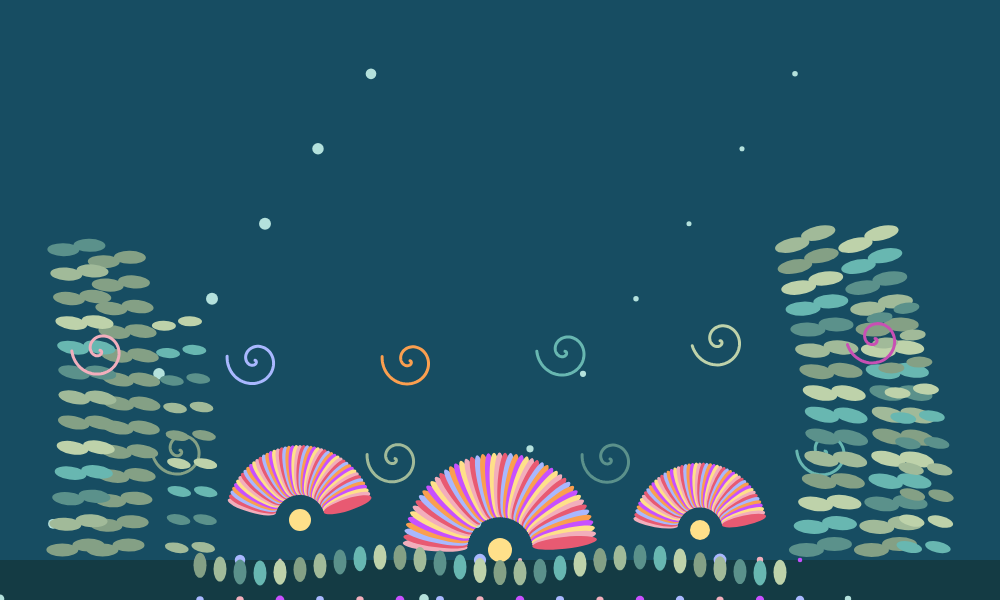
Frame 1 (no input)
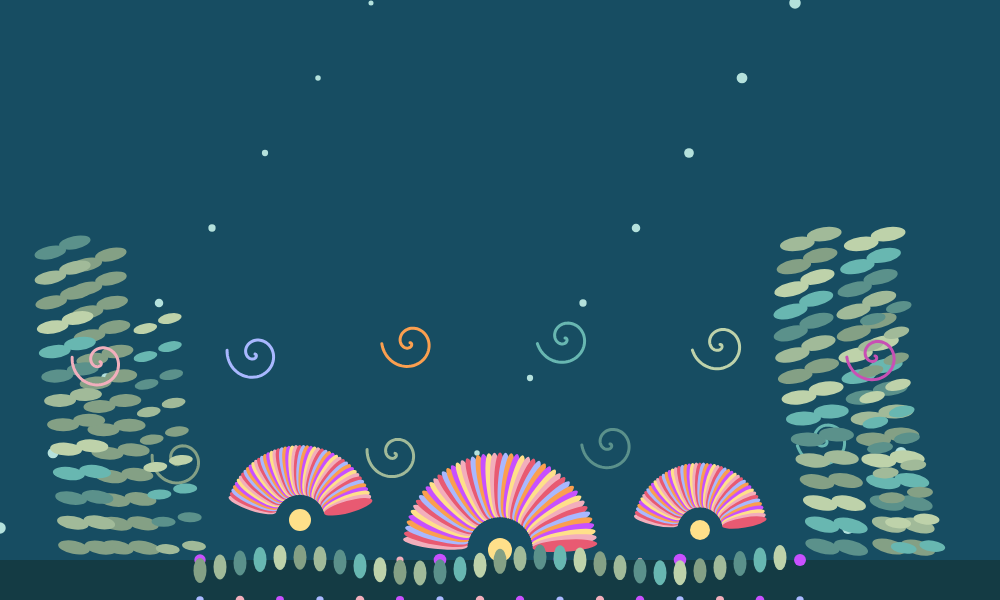
Frame 60 (no input)
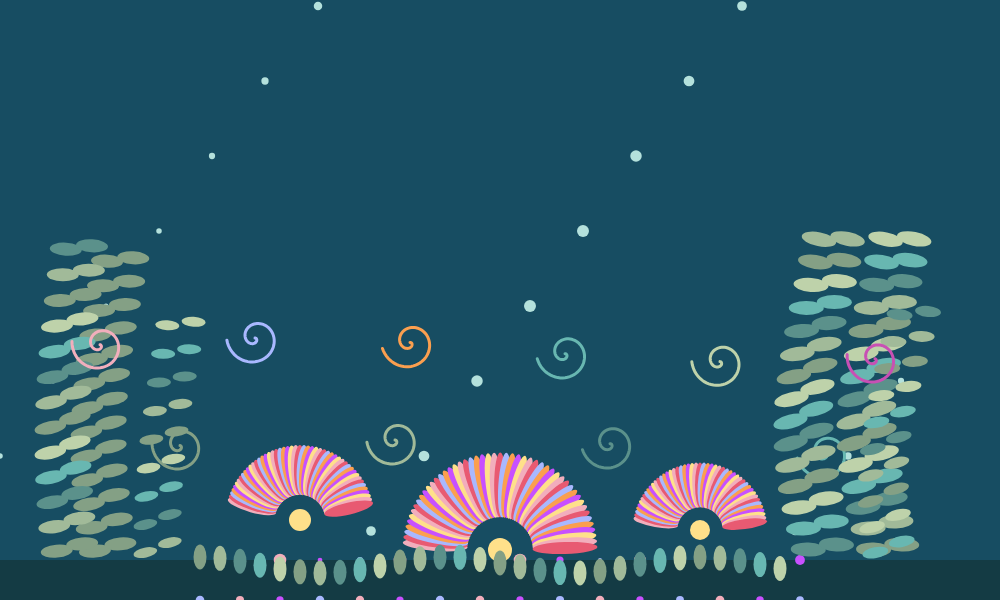
Frame 120 (the mouse pressed at the canvas centre since frame 60)

The p5.js sketch that drew these frames (run headless with seeded random() and noise() and a simulated clock; from frame 60 on, the mouse is pressed at the canvas centre):

// p5.js sketch
// ── sketch.js

/*
 * DM3008 Generative Art
 * Underwater Garden
 * Inspired by Week 4 - Waves & Distribution
 */

var spacing = 40;
var elements = 50;
var canvasFormat;

function centreCanvas() {
  var x = (windowWidth - width) / 2;
  var y = (windowHeight - height) / 2;
  canvasFormat.position(x, y);
}

function setup() {
  canvasFormat = createCanvas(1000, 600);
  centreCanvas();
  rectMode(CENTER);
  colorMode(RGB);
  noStroke();
}

function draw() {
  background(23, 77, 98);

  // COLOUR PALETTES

  var seaColors = [
    color(132, 160, 133),
    color(161, 186, 153),
    color(91, 145, 139),
    color(104, 183, 177),
    color(190, 210, 170)
  ];

  var coralColors = [
    color(242, 174, 188),
    color(232, 90, 114),
    color(169, 184, 255),
    color(251, 159, 79),
    color(200, 80, 255),
    color(255, 224, 138)
  ];


  // SEA FLOOR

  fill(20, 59, 68);
  rect(width / 2, 580, width, 40);

  // BUBBLES

  fill(180, 225, 220);

  for (var i = 0; i < 18; i++) {
    var bx = (i * 53) % width;
    var by = height - ((frameCount * 1.2 + i * 75) % height);

    var bubbleSize = map(
      sin(radians(frameCount * 2 + i * 20)),
      -1, 1, 5, 12
    );

    circle(bx, by, bubbleSize);

  }
  
// ART NOUVEAU SPIRAL ALGAE

  for (var i = 0; i < 4; i++) {

    var spiralX = 180 + i * 215;
    var spiralY = 450 + sin(frameCount * 0.03 + i) * 10;

    stroke(seaColors[i % seaColors.length]);
    strokeWeight(3);
    noFill();

    push();

    translate(spiralX, spiralY);
    rotate(sin(frameCount * 0.02 + i) * 0.2);

    beginShape();

    for (var a = 0; a < TWO_PI * 1.5; a += 0.1) {
      var r = a * 3;

      vertex(
        cos(a) * r,
        sin(a) * r
      );
    }

    endShape();

    pop();
  }

  noStroke();
  // LEFT SEAWEED

  fill(seaColors[0]);

  for (var i = 0; i < 13; i++) {
    var y = i * 24;
    var sway = sin(frameCount * 0.03 + i * 0.25) * 16;

    push();
    translate(115 + sway, 550 - y);
    rotate(sin(frameCount * 0.03 + i * 0.25) * 0.2);

    ellipse(-13, 0, 32, 13);
    ellipse(13, -5, 32, 13);

    pop();
  }

  // RIGHT SEAWEED

  for (var i = 0; i < 15; i++) {
    var y = i * 22;
    var sway = sin(frameCount * 0.025 + i * 0.3) * 18;

    fill(seaColors[i % seaColors.length]);

    push();
    translate(885 + sway, 550 - y);
    rotate(sin(frameCount * 0.025 + i * 0.3) * 0.25);

    ellipse(-14, 0, 35, 14);
    ellipse(14, -6, 35, 14);

    pop();
  }

  // LEFT CORAL FAN

  translate(300, 520);

  for (var i = 0; i < elements; i++) {
    fill(coralColors[i % coralColors.length]);

    push();

    var angle = map(i, 0, elements - 1, -1.3, 1.3);
    rotate(angle + sin(frameCount * 0.025 + i * 0.1) * 0.04);

    ellipse(0, -50, 12, 50);

    pop();
  }

  fill(255, 224, 138);
  circle(0, 0, 22);

  translate(-300, -520);

  // RIGHT CORAL FAN

  translate(700, 530);

  for (var i = 0; i < elements; i++) {
    fill(coralColors[i % coralColors.length]);

    push();

    var angle = map(i, 0, elements - 1, -1.4, 1.4);
    rotate(angle + sin(frameCount * 0.025 + i * 0.1) * 0.04);

    ellipse(0, -45, 10, 45);

    pop();
  }

  fill(255, 224, 138);
  circle(0, 0, 20);

  translate(-700, -530);

  // ROUND CORAL CLUSTERS

  for (var x = 0; x <= width; x += spacing) {
    for (var y = 0; y <= height; y += spacing) {

      var wave = sin(x * 0.05 + frameCount * 0.03)
                 * cos(y * 0.05);

      var csize = map(wave, -1, 1, 3, 13);

      if (y > 520 && x > 180 && x < 820) {
        fill(coralColors[(x + y) % coralColors.length]);
        circle(x, y, csize);
      }
    }
  }
  translate(500, 550);
//middle coral fan
  for (var i = 0; i < elements; i++) {
    fill(coralColors[i % coralColors.length]);

    push();

    var angle = map(i, 0, elements - 1, -1.5, 1.5);

    rotate(angle + sin(frameCount * 0.025 + i * 0.1) * 0.04);

    ellipse(0, -65, 12, 65);

    pop();
  }

  fill(255, 224, 138);
  circle(0, 0, 24);

  translate(-500, -550);

  // SMALL DECORATIVE SEA PLANTS

  for (var i = 0; i < 30; i++) {
    var x = 200 + i * 20;
    var y = 565 + sin(frameCount * 0.04 + i * 0.5) * 8;

    fill(seaColors[i % seaColors.length]);
    ellipse(x, y, 13, 25);
  }
    // LEFT LATERAL SEAWEED

  for (var i = 0; i < 2; i++) {

    for (var j = 0; j < 13 - i * 4; j++) {

      var y = j * (25 + i * 3);
      var sway = sin(frameCount * 0.03 + j * 0.25 + i) * (12 + i * 5);

      fill(seaColors[(j + i) % seaColors.length]);

      push();

      translate(75 + i * 100 + sway, 550 - y);

      rotate(sin(frameCount * 0.03 + j * 0.25 + i) * 0.2);

      ellipse(-13, 0, 32 - i * 8, 13 - i * 3);
      ellipse(13, -5, 32 - i * 8, 13 - i * 3);

      pop();
    }
  }

  // RIGHT LATERAL SEAWEED

  for (var i = 0; i < 2; i++) {

    for (var j = 0; j < 15 - i * 5; j++) {

      var y = j * (22 + i * 4);
      var sway = sin(frameCount * 0.025 + j * 0.3 + i) * (16 + i * 5);

      fill(seaColors[(j + i + 2) % seaColors.length]);

      push();

      translate(820 + i * 85 + sway, 550 - y);

      rotate(sin(frameCount * 0.025 + j * 0.3 + i) * 0.25);

      ellipse(-14, 0, 35 - i * 9, 14 - i * 3);
      ellipse(14, -6, 35 - i * 9, 14 - i * 3);

      pop();
    }
  }
   // COLOURFUL ART NOUVEAU SPIRAL ALGAE

  var algaeColors = [
    color(242, 174, 188),  // dusty pink
    color(169, 184, 255),  // lavender
    color(251, 159, 79),   // peach
    color(104, 183, 177),  // turquoise
    color(190, 210, 170),  // sage green
    color(200, 80, 180)    // pink-purple
  ];

  for (var i = 0; i < 6; i++) {

    var spiralX = 100 + i * 155;
    var spiralY = 350 + sin(frameCount * 0.03 + i) * 12;

    stroke(algaeColors[i % algaeColors.length]);
    strokeWeight(3);
    noFill();

    push();

    translate(spiralX, spiralY);
    rotate(sin(frameCount * 0.02 + i) * 0.2);

    beginShape();

    for (var a = 0; a < TWO_PI * 1.5; a += 0.1) {

      var r = a * 3;

      vertex(
        cos(a) * r,
        sin(a) * r
      );
    }

    endShape();
    pop();
  }

  noStroke();
}
